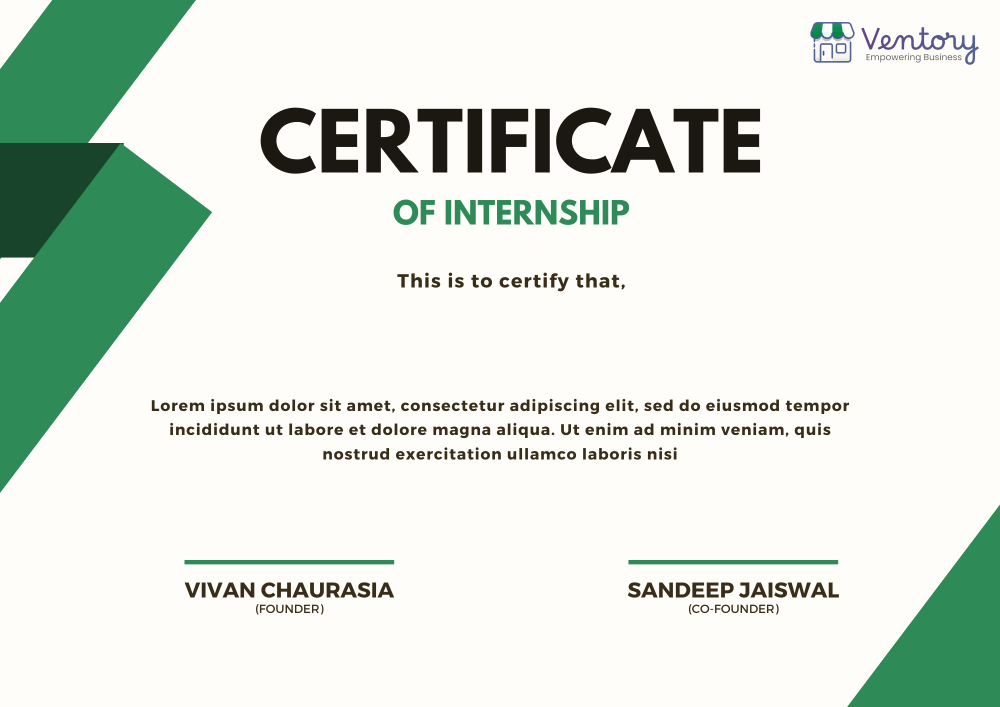
#> input picture Python Team/Code Snippets/blank_certificate.png, 2000 x 1414 px, found by its file name (shown at 1/2 size)
$ python main.py
#> lines starting #> are read from the running program, lines starting #| are printed output that depends on the picture; after the words box and inside, x2 and y2 are one past the last pixel; in counts of white or black regions, pixels touching at a corner belong together
import cv2
import uuid
from PIL import Image
import img2pdf
import os

def add_text_to_certificate(candidate_name, candidate_id):
    # Define certificate image path
#> called with candidate_name = 'Kaushik Kumbhat', candidate_id = 'fa2b1b4d-dea7-484e-bf07-e46af4aaff70'
    certificate_image_path = 'Python Team/Code Snippets/blank_certificate.png'

    # Define y axis for text placement
    y = 725

    # Define font-related parameters
    font_scale = 4  # Font size
    font = cv2.FONT_HERSHEY_SCRIPT_COMPLEX  # Font style
    thickness = 4  # Font weight
    color = (0, 0, 0)  # Font color

    # Load the image
    image = cv2.imread(certificate_image_path)
#> image is the input picture: shape (1414, 2000, 3); mean B, G, R 220.4, 229.7, 221.8

    # Check if the image was loaded successfully
    if image is None:
        print(f"Error: Could not open or find the image at path: {certificate_image_path}")
        return

    # Get the width and height of the image
    (image_height, image_width) = image.shape[:2]
#> image_height = 1414; image_width = 2000

    # Get the text size
    text_size = cv2.getTextSize(candidate_name, font, font_scale, thickness)[0]

    # Calculate the x coordinate to center the text
    text_x = (image_width - text_size[0]) // 2
#> text_x = 520

    # Put the text on the image
    cv2.putText(image, candidate_name, (text_x, y), font, font_scale, color, thickness)
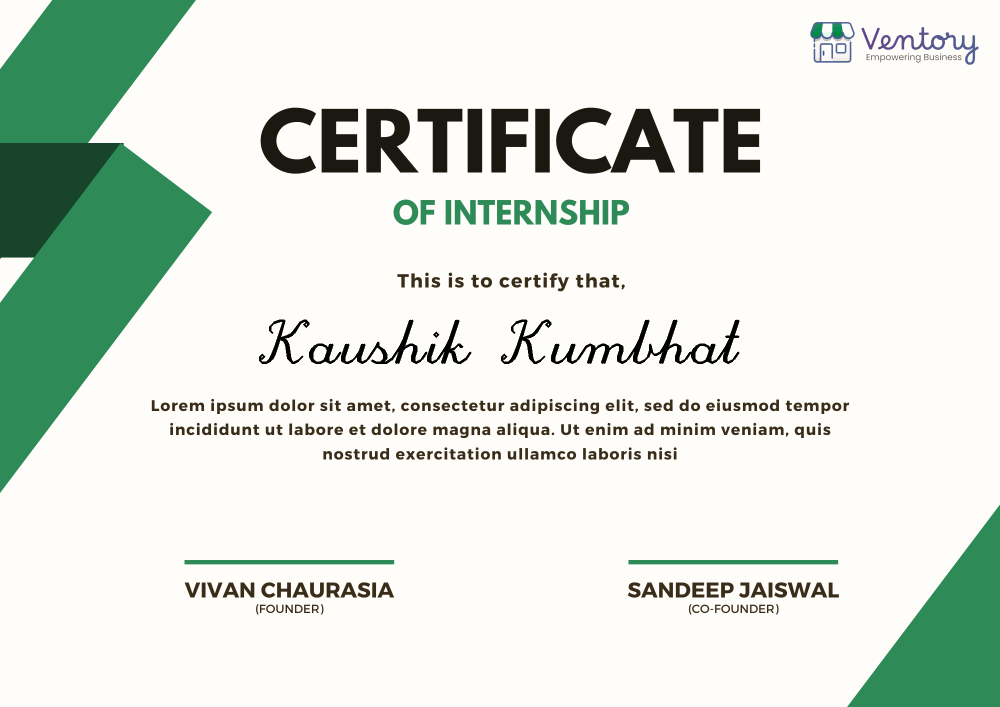
#> image: shape (1414, 2000, 3) (shown at 1/2 size); 0.63% of pixels changed, all inside (x1, y1, x2, y2) = (518, 639, 1479, 728)

    # Ensure the temporary directory exists
    os.makedirs('temporary', exist_ok=True)
    # Store the image in the temporary directory
    png_output_path = f"temporary/{candidate_id}.png"
    cv2.imwrite(png_output_path, image)

    # Ensure the output_pdfs directory exists
    os.makedirs('output_pdfs', exist_ok=True)
    # Convert the cv2 image to PDF and save it in the output_pdfs directory
    pdf_path = f"output_pdfs/{candidate_id}.pdf"

    try:
        # Open the image
        with Image.open(png_output_path) as img:
            # Convert the image to PDF bytes
            pdf_bytes = img2pdf.convert(img.filename)

            # Write the PDF bytes to a file
            with open(pdf_path, "wb") as pdf_file:
                pdf_file.write(pdf_bytes)

        print(f"Certificate saved at: {pdf_path}")

    except Exception as e:
        print(f"An error occurred: {e}")

if __name__ == "__main__":
    # Usage example
    candidate_name = "Kaushik Kumbhat"
    candidate_id = str(uuid.uuid4())

    # Add candidate name to the certificate
    add_text_to_certificate(candidate_name, candidate_id)
#> (the call stopped at in add_text_to_certificate, `pdf_bytes = img2pdf.convert(img.filename)`: img2pdf is not available in this run)
